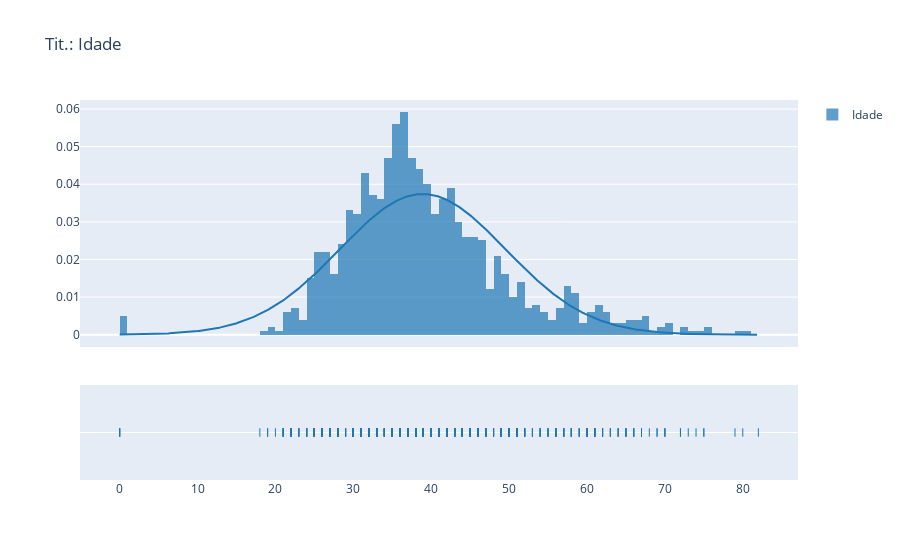

Notebook code for this chart:
### Code cell
from plotly.figure_factory import create_distplot
hist_data = [dfchurm["Idade"]] #Use list of lists to plot multiple data sets on the same plot
group_labels = ['Idade'] #Names for each data set
bin_size = 1 #Size of histogram bins. Default = 1
curve_type = "normal" #‘kde’ or ‘normal’. Default = ‘kde’
show_rug=True #Add rug to distplot? Default = True
#colors = ['#333F44']
#show_curve = True #Add curve to distplot? Default = True
# histnorm ((str)) – ‘probability density’ or ‘probability’ Default = ‘probability density’
# show_hist ((bool)) – Add histogram to distplot? Default = True
# show_rug ((bool)) – Add rug to distplot? Default = True
# colors ((list[str])) – Colors for traces.
# rug_text ((list[list])) – Hovertext values for rug_plot,
fig = create_distplot(hist_data, group_labels,show_rug=show_rug, curve_type =curve_type ,bin_size=bin_size)
# Add title
fig.update_layout(title_text='Tit.: Idade')
fig.show()

### Figure 1 — Plotly figure (JSON) as saved in the notebook; plotly's stock layout.template omitted (floating-point values rounded to 4 significant figures; data arrays with more than 128 entries replaced by an {"elided": "..."} marker saying what was removed)
{"data": [{"autobinx": false, "histnorm": "probability density", "legendgroup": "Idade", "marker": {"color": "rgb(31, 119, 180)"}, "name": "Idade", "opacity": 0.7, "type": "histogram", "x": {"elided": "999 int values"}, "xaxis": "x", "xbins": {"end": 82, "size": 1, "start": 0}, "yaxis": "y"}, {"legendgroup": "Idade", "marker": {"color": "rgb(31, 119, 180)"}, "mode": "lines", "name": "Idade", "showlegend": false, "type": "scatter", "x": {"elided": "500 float values"}, "xaxis": "x", "y": {"elided": "500 float values"}, "yaxis": "y"}, {"legendgroup": "Idade", "marker": {"color": "rgb(31, 119, 180)", "symbol": "line-ns-open"}, "mode": "markers", "name": "Idade", "showlegend": false, "type": "scatter", "x": {"elided": "999 int values"}, "xaxis": "x", "y": {"elided": "999 str values"}, "yaxis": "y2"}], "layout": {"barmode": "overlay", "hovermode": "closest", "legend": {"traceorder": "reversed"}, "title": {"text": "Tit.: Idade"}, "xaxis": {"anchor": "y2", "domain": [0, 1], "zeroline": false}, "yaxis": {"anchor": "free", "domain": [0.35, 1], "position": 0}, "yaxis2": {"anchor": "x", "domain": [0, 0.25], "dtick": 1, "showticklabels": false}}}
